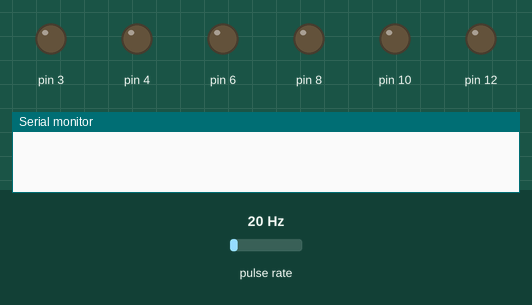
Simulated run of this sketch. Board: Arduino Uno, built with avr-gcc and run on an emulated ATmega328P. Shown: output pins drawn as LEDs (lit = HIGH), the last lines printed to the serial monitor. Wiring (inferred from the names in the program): pulse sensor: data pin 2. Inputs (shaded band) come from the test bench; at power-on: pulse rate 20 Hz.

Above: at 0.1 s.
At 6.1 s:
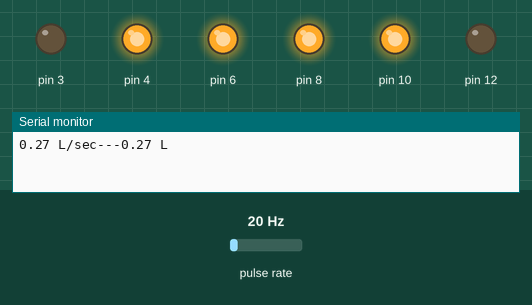
At 14.1 s:
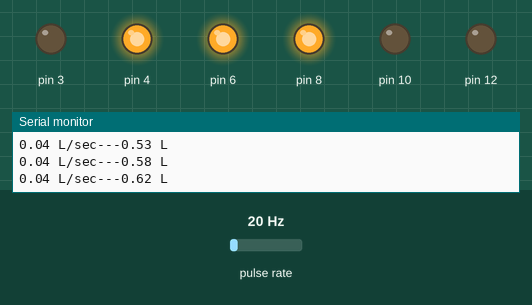
At 19.1 s:
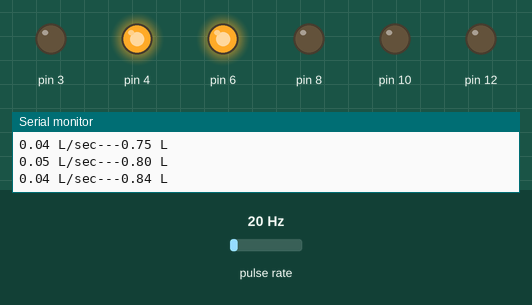
At 23.1 s:
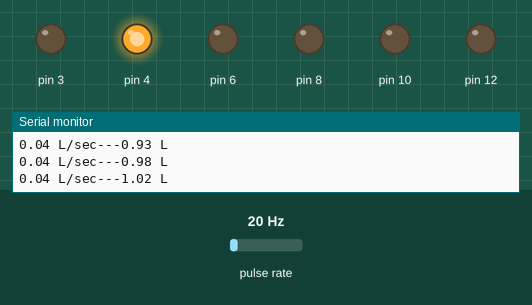
At 28.1 s:
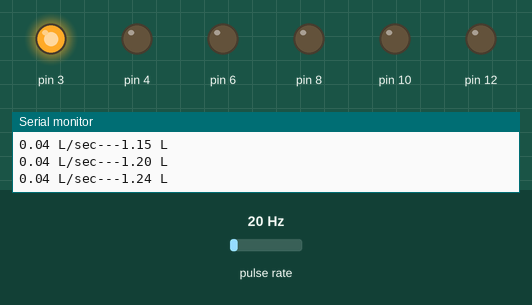
Timing chart, 0 to 29.6 s (numbered marks = the images above):
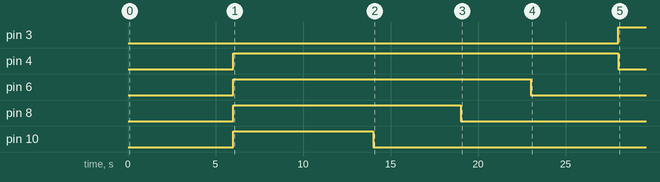

Measured:
- by itself, pin 3: LOW → HIGH at 28.0 s
- by itself, pin 4: LOW → HIGH at 6.0 s, → LOW 22.0 s later
- by itself, pin 6: LOW → HIGH at 6.0 s, → LOW 17.0 s later
- by itself, pin 8: LOW → HIGH at 6.0 s, → LOW 13.0 s later
- by itself, pin 10: LOW → HIGH at 6.0 s, → LOW 8.0 s later

The sketch:

auduino_file.ino
```cpp
volatile int flow_frequency; // Measures flow sensor pulses
 float l_sec; // Calculated litres/hour
 float lastAmount=0;;
 float newAmount=0;
unsigned char flowsensor = 2; // Sensor Input
unsigned long currentTime;
unsigned long cloopTime;
void flow () // Interrupt function
{
   flow_frequency++;
}
void setup()
{
   pinMode(flowsensor, INPUT);
   pinMode(3,OUTPUT);
   pinMode(4,OUTPUT);
   pinMode(6,OUTPUT);
   pinMode(8,OUTPUT);
   pinMode(10,OUTPUT);
   pinMode(12,OUTPUT);

  digitalWrite(flowsensor, HIGH); // Optional Internal Pull-Up
   Serial.begin(9600);
   attachInterrupt(0, flow, RISING); // Setup Interrupt
   sei(); // Enable interrupts
   currentTime = millis();
   cloopTime = currentTime;
}
void loop ()
{


  currentTime = millis();
   // Every 2 seconds, calculate and print litres/hour
   if(currentTime >= (cloopTime + 1000))
   {

      cloopTime = currentTime; // Updates cloopTime
      // Pulse frequency (Hz) = 7.5Q, Q is flow rate in L/min.
      l_sec = (flow_frequency  / (60*7.5)); // (Pulse frequency x 60 min) / 7.5Q = flowrate in L/hour
      flow_frequency = 0; // Reset Counter
      newAmount=lastAmount+(l_sec);
      Serial.print(l_sec); // Print litres/hour
      Serial.print(" L/sec");
      Serial.print("---");
      Serial.print(newAmount);
      Serial.println(" L");

  }
  if(l_sec==0){
    delay(6000);
    if(l_sec==0){
    newAmount=0;
    lastAmount=0;
    digitalWrite(3,LOW);
    digitalWrite(4,HIGH);
    digitalWrite(6,HIGH);
    digitalWrite(8,HIGH);
    digitalWrite(10,HIGH);
    digitalWrite(12,HIGH);
   }
    }


   if(newAmount > 0.2 && newAmount < 0.4){
    digitalWrite(3,LOW);
    digitalWrite(4,HIGH);
    digitalWrite(6,HIGH);
    digitalWrite(8,HIGH);
    digitalWrite(10,HIGH);
    digitalWrite(12,LOW);
    }

   if(newAmount > 0.4 && newAmount < 0.6){
    digitalWrite(3,LOW);
    digitalWrite(4,HIGH);
    digitalWrite(6,HIGH);
    digitalWrite(8,HIGH);
    digitalWrite(10,HIGH);
    digitalWrite(12,LOW);
    }
    if(newAmount > 0.6 && newAmount < 0.8){
    digitalWrite(3,LOW);
    digitalWrite(4,HIGH);
    digitalWrite(6,HIGH);
    digitalWrite(8,HIGH);
    digitalWrite(10,LOW);
    digitalWrite(12,LOW);
    }

   if(newAmount > 0.8 && newAmount < 1){
    digitalWrite(3,LOW);
    digitalWrite(4,HIGH);
    digitalWrite(6,HIGH);
    digitalWrite(8,LOW);
    digitalWrite(10,LOW);
    digitalWrite(12,LOW);
    }
    if(newAmount > 1 && newAmount < 1.2){
    digitalWrite(3,LOW);
    digitalWrite(4,HIGH);
    digitalWrite(6,LOW);
    digitalWrite(8,LOW);
    digitalWrite(10,LOW);
    digitalWrite(12,LOW);
    }

   if(newAmount > 1.2){
    digitalWrite(3,HIGH);
    digitalWrite(4,LOW);
    digitalWrite(6,LOW);
    digitalWrite(8,LOW);
    digitalWrite(10,LOW);
    digitalWrite(12,LOW);
    }

   lastAmount=newAmount;

}
```
